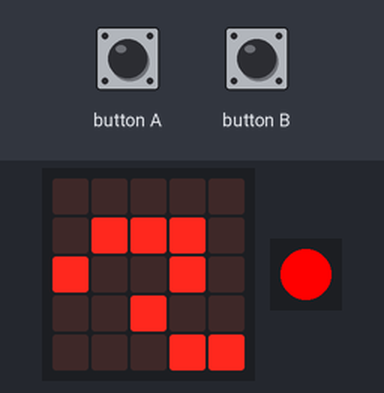
Bench run of a program on a simulated Calliope mini (MakeCode). Shown: the board's 5×5 LED display, 1 RGB LEDs in strip order, left to right. Inputs (shaded band) come from the test bench. Random numbers come from a fixed seed.

Above: at 4.0 s.
5.1 s: button A pressed for 0.15 s
At 7.8 s:
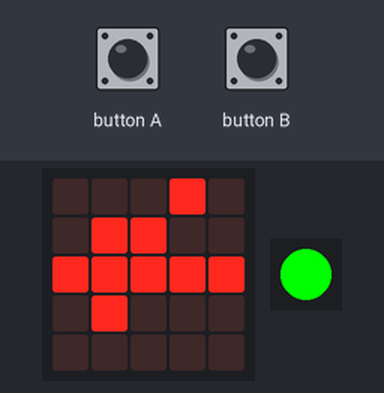
8.2 s: button B pressed for 0.15 s
At 8.7 s:
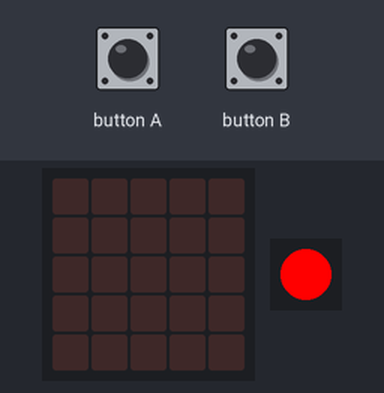
At 11.6 s:
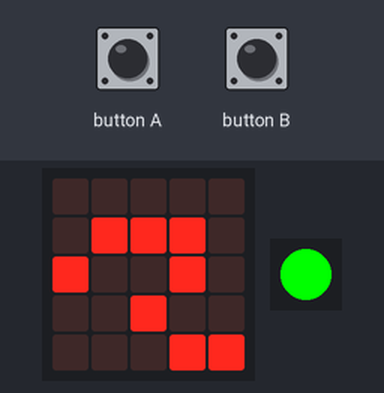
Timing chart, 0 to 16.7 s (numbered marks = the images above; inputs shaded):
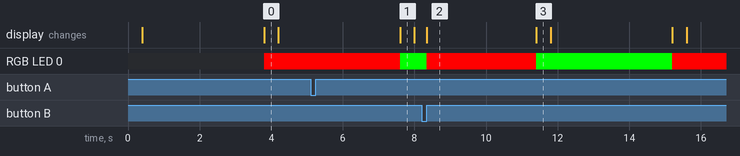

Measured:
- what the display in image 0 shows lasts 0.4 s, from 3.8 s to 4.2 s
- what the display in image 2 shows lasts 3.0 s, from 8.4 s to 11.4 s

The program:

main.ts
```typescript
input.onButtonPressed(Button.A, function () {
    abwehr = 0
    basic.setLedColor(0x00ff00)
})
input.onButtonPressed(Button.B, function () {
    abwehr = 1
    basic.setLedColor(0xff0000)
})
let abwehr = 0
let monster = 0
let level = 0
for (let index = 0; index < 10; index++) {
    monster = randint(0, 1)
    abwehr = -1
    if (monster == 0) {
        basic.showLeds(`
            . . . . .
            . # # # .
            # . . # .
            . . # . .
            . . . # #
            `)
    } else if (monster == 1) {
        basic.showLeds(`
            . . . # .
            . # # . .
            # # # # #
            . # . . .
            . . . . .
            `)
    } else {

    }
    basic.showLeds(`
        . . . . .
        . . . . .
        . . . . .
        . . . . .
        . . . . .
        `)
    control.waitMicros(3000000)
    if (monster == abwehr) {
        basic.setLedColor(0x00ff00)
    } else {
        basic.setLedColor(0xff0000)
    }
}
basic.forever(function () {

})
```

test.ts
```typescript
// Hier kann man Tests durchführen; diese Datei wird nicht kompiliert, wenn dieses Paket als Erweiterung verwendet wird.
```
